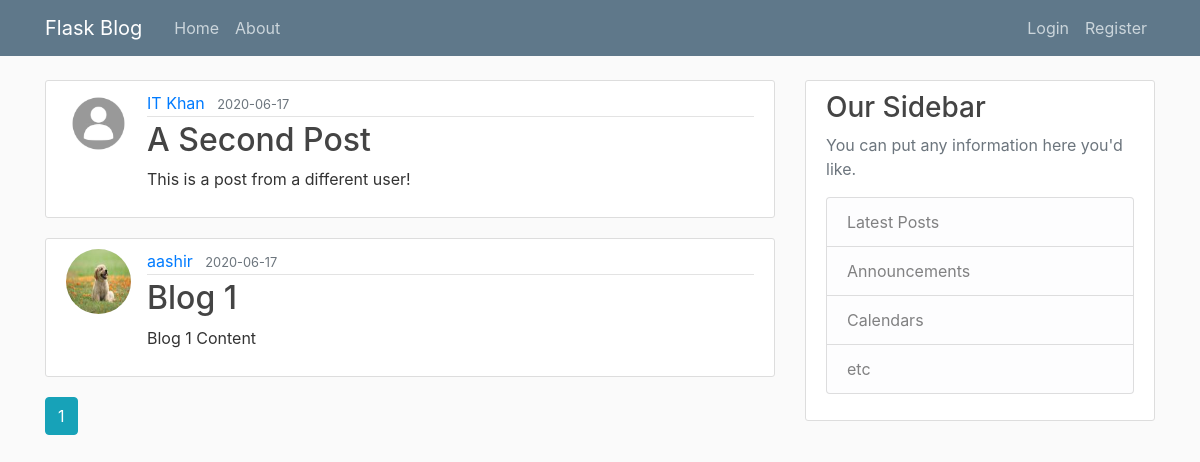
The app's page /index, older data.
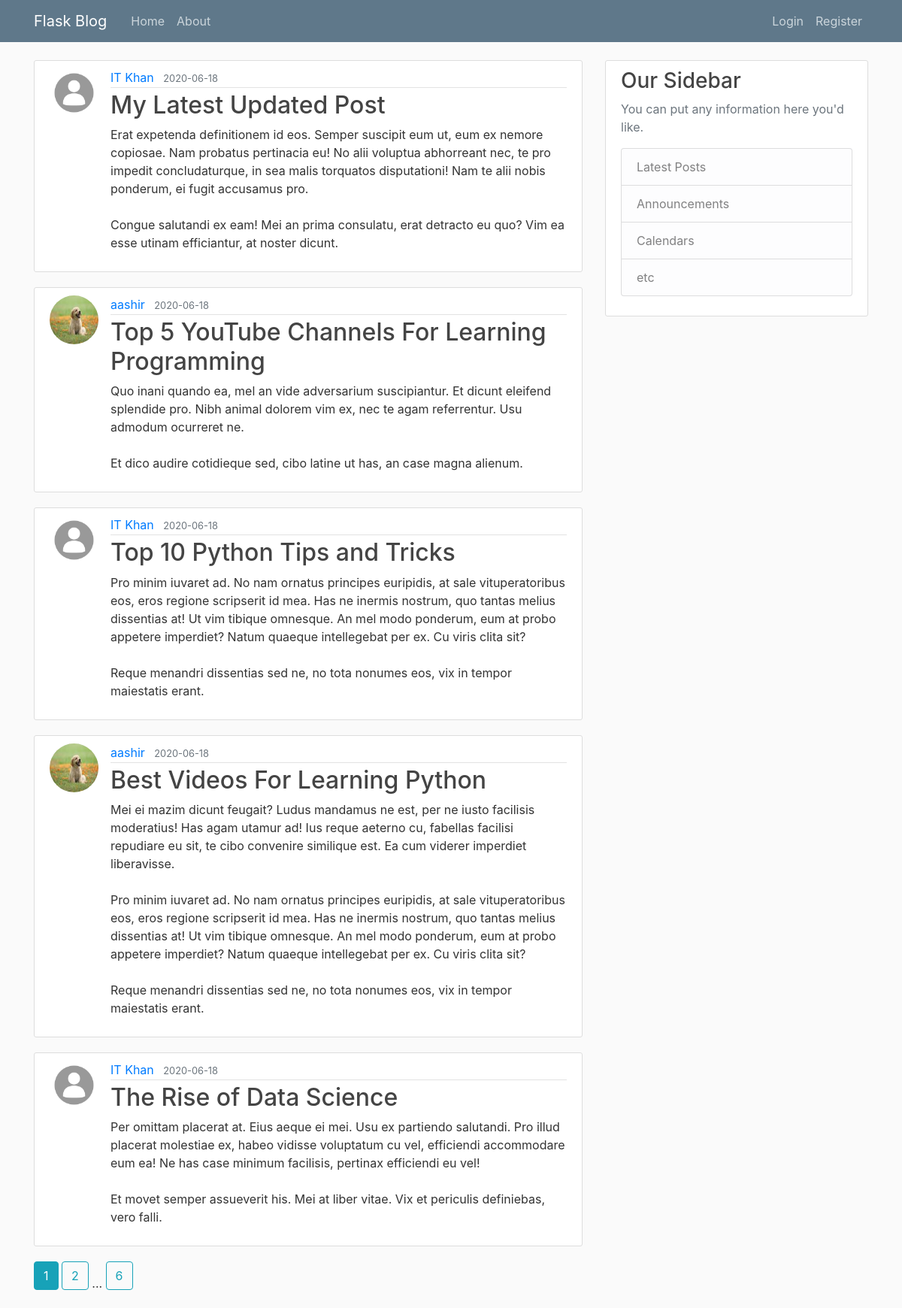
The same page, newer data.
### flaskblog/models.py (models this page shows, shortened)
class Post(db.Model):
	id = db.Column(db.Integer, primary_key=True)
	title = db.Column(db.String(100), nullable=False)
	date_posted = db.Column(db.DateTime, nullable=False, default=datetime.utcnow)
	content = db.Column(db.Text, nullable=False)
	user_id = db.Column(db.Integer, db.ForeignKey('user.id'), nullable=False)

class User(db.Model, UserMixin):
	id = db.Column(db.Integer, primary_key=True)
	username = db.Column(db.String(20), unique=True, nullable=False)
	email = db.Column(db.String(120), unique=True, nullable=False)
	image_file = db.Column(db.String(120), nullable=False, default='default.jpg')
	password = db.Column(db.String(60), nullable=False)
	posts = db.relationship('Post', backref='author', lazy=True)

### flaskblog/routes.py (the view)
@app.route('/')
@app.route('/home')
@app.route('/index')
def index():
	page_num = request.args.get('page', 1, type=int)
	posts = Post.query.order_by(Post.date_posted.desc()).paginate(per_page=5, page=page_num)
	return render_template('index.html', posts= posts)

### flaskblog/templates/index.html (shortened to what this page needs)
{% extends 'layout.html' %}
{% block content %}
	{% for post in posts.items %}
		<article class="media content-section">
		  <img class='rounded-circle article-img' src="{{ url_for('static', filename='profile_pics/'+post.author.image_file) }}">
		  <div class="media-body">
		    <div class="article-metadata">
		      <a class="mr-2" href="#">{{ post.author.username }}</a>
		      <small class="text-muted">{{ post.date_posted.strftime('%Y-%m-%d') }}</small>
		    </div>
		    <h2><a class="article-title" href="{{ url_for('post', post_id=post.id) }}">{{ post.title }}</a></h2>
		    <p class="article-content">{{ post.content }}</p>
		  </div>
		</article>
	{% endfor %}
	{% for page_num in posts.iter_pages(left_edge=1, right_edge=1, left_current=1, right_current=2) %}
		{% if page_num %}
			{% if posts.page == page_num %}
				<a class='btn btn-info mb-4' href="{{ url_for('index', page=page_num) }}">{{ page_num }}</a>
			{% else %}
				<a class='btn btn-outline-info mb-4' href="{{ url_for('index', page=page_num) }}">{{ page_num }}</a>
			{% endif %}
		{% else %}
			...
		{% endif %}
	{% endfor %}
{% endblock content %}

Row changes from the older to the newer data that the page shows:
no longer on this page (row unchanged): Post: image_file (placeholder picture), author.username "IT Khan", date_posted "2020-06-17", title "A Second Post", content "This is a post from a different user!"
no longer on this page (row unchanged): Post: image_file (picture), author.username "aashir", date_posted "2020-06-17", title "Blog 1", content "Blog 1 Content"
added Post: image_file (placeholder picture), author.username "IT Khan", date_posted "2020-06-18", title "My Latest Updated Post", content "Erat expetenda definitionem id eos. Semper suscipit eum ut, eum ex nemore copiosae. Nam probatus pertinacia eu! No alii voluptua abhorreant nec, te pro impedit concludaturque, in sea malis torquatos disputationi! Nam te alii nobis ponderum, ei fugit accusamus pro. Congue salutandi ex eam! Mei an prima consulatu, erat detracto eu quo? Vim ea esse utinam efficiantur, at noster dicunt."
added Post: image_file (picture), author.username "aashir", date_posted "2020-06-18", title "Top 5 YouTube Channels For Learning Programming", content "Quo inani quando ea, mel an vide adversarium suscipiantur. Et dicunt eleifend splendide pro. Nibh animal dolorem vim ex, nec te agam referrentur. Usu admodum ocurreret ne. Et dico audire cotidieque sed, cibo latine ut has, an case magna alienum."
added Post: image_file (placeholder picture), author.username "IT Khan", date_posted "2020-06-18", title "Top 10 Python Tips and Tricks", content "Pro minim iuvaret ad. No nam ornatus principes euripidis, at sale vituperatoribus eos, eros regione scripserit id mea. Has ne inermis nostrum, quo tantas melius dissentias at! Ut vim tibique omnesque. An mel modo ponderum, eum at probo appetere imperdiet? Natum quaeque intellegebat per ex. Cu viris clita sit? Reque menandri dissentias sed ne, no tota nonumes eos, vix in tempor maiestatis erant."
added Post: image_file (picture), author.username "aashir", date_posted "2020-06-18", title "Best Videos For Learning Python", content "Mei ei mazim dicunt feugait? Ludus mandamus ne est, per ne iusto facilisis moderatius! Has agam utamur ad! Ius reque aeterno cu, fabellas facilisi repudiare eu sit, te cibo convenire similique est. Ea cum viderer imperdiet liberavisse. Pro minim iuvaret ad. No nam ornatus principes euripidis, at sale vituperatoribus eos, eros regione scripserit id mea. Has ne inermis nostrum, quo tantas melius dissentias at! Ut vim tibique omnesque. An mel modo ponderum, eum at probo appetere imperdiet? Natum quaeque intellegebat per ex. Cu viris clita sit? Reque menandri dissentias sed ne, no tota nonumes eos, vix in tempor maiestatis erant."
added Post: image_file (placeholder picture), author.username "IT Khan", date_posted "2020-06-18", title "The Rise of Data Science", content "Per omittam placerat at. Eius aeque ei mei. Usu ex partiendo salutandi. Pro illud placerat molestiae ex, habeo vidisse voluptatum cu vel, efficiendi accommodare eum ea! Ne has case minimum facilisis, pertinax efficiendi eu vel! Et movet semper assueverit his. Mei at liber vitae. Vix et periculis definiebas, vero falli."
Text that changed along with them:
new list line: "2"
new list line: "6"
